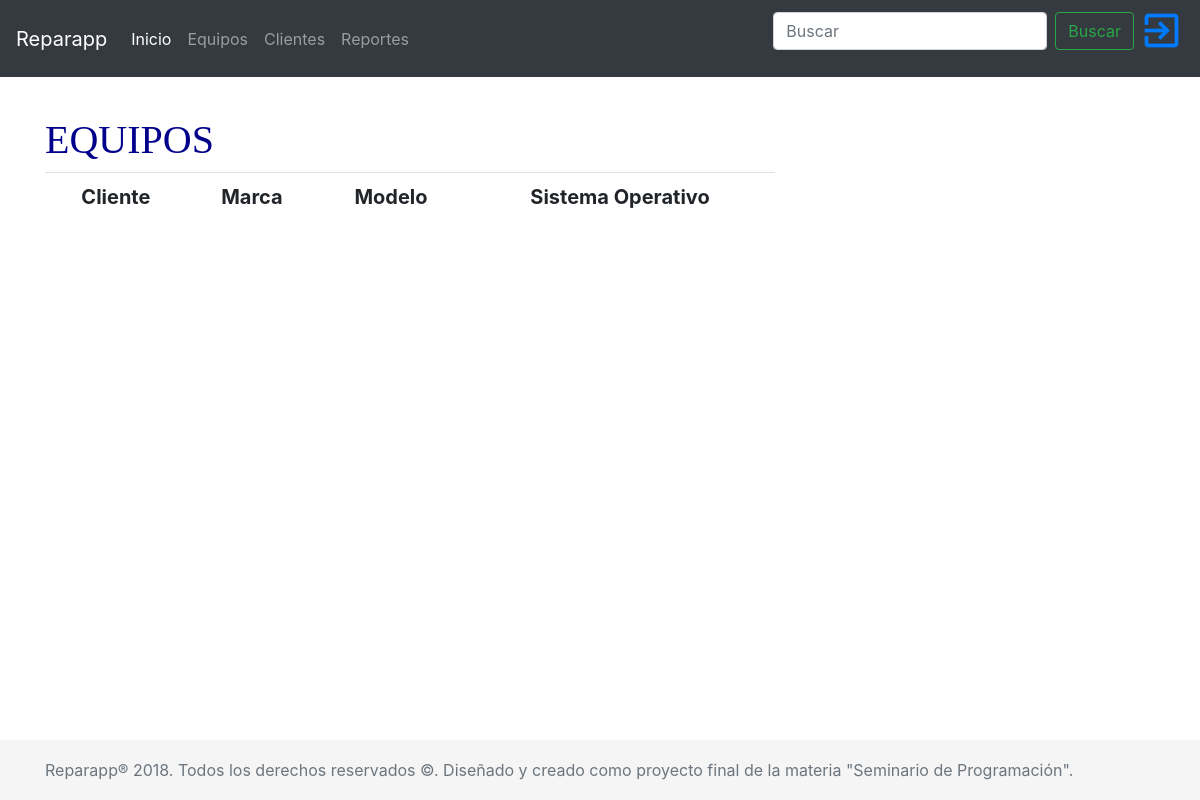
The app's page /equipo/, older data.
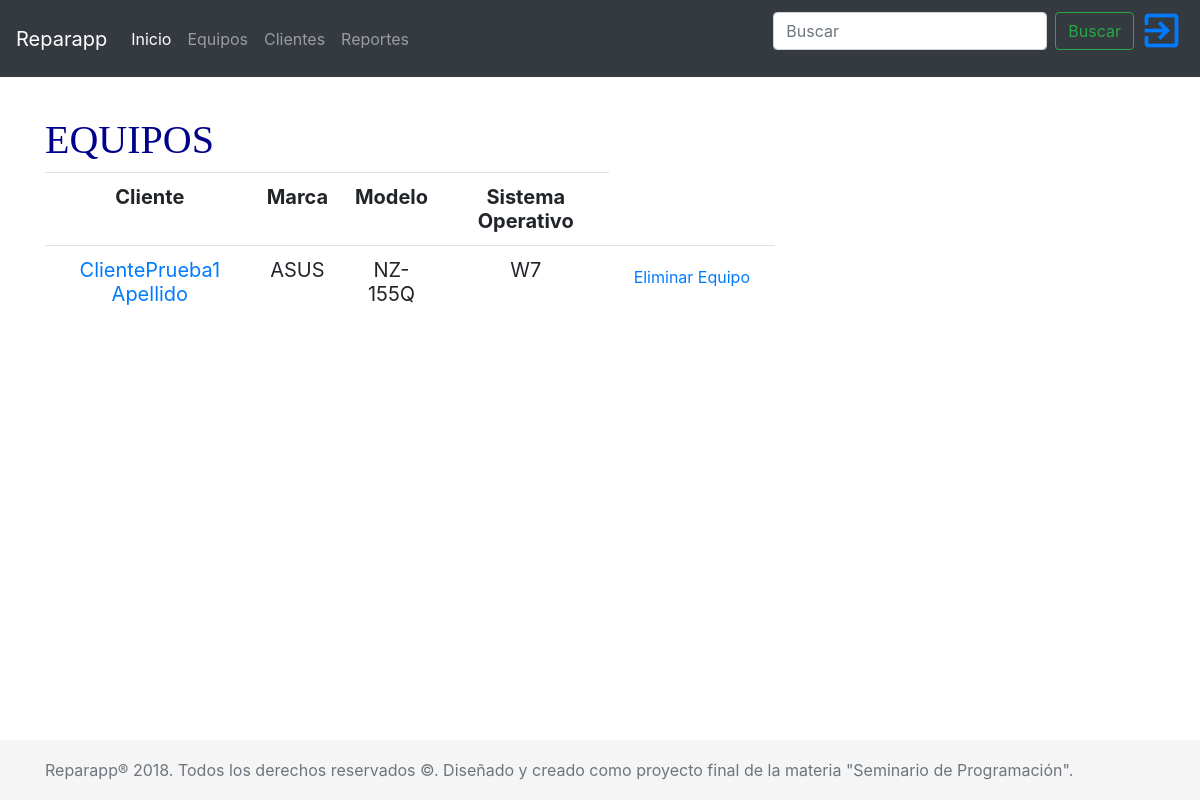
The same page, newer data.
### reparapp/models.py (models this page shows, shortened)
class Equipo(models.Model):
    SISTEMAS_OPERATIVOS = (
        ('W10', 'Windows 10'),
        ('W8', 'Windows 8'),
        ('W7', 'Windows 7'),
        ('WV', 'Windows Vista'),
        ('WXP', 'Windows XP'),
        ('LINUX', 'LINUX'),
        ('OS', 'Mac OS'),
        ('UNIX', 'UNIX'),
        ('WV', 'Windows Vista'),
        ('O', 'Otro'),
    )
    INDEFINIDO = 'INDEFINIDO'
    cliente = models.ForeignKey('Cliente', on_delete=models.CASCADE)
    marca = models.CharField(max_length=30)
    modelo = models.CharField(max_length=30)
    sistema_operativo = models.CharField(
        max_length=10,
        choices=SISTEMAS_OPERATIVOS,
        default=INDEFINIDO,
    )

class Cliente(models.Model):
    nombre = models.CharField(max_length=30)
    apellido = models.CharField(max_length=40)
    correo = models.EmailField()
    telefono = PhoneNumberField()
    def __str__(self):
        return (self.nombre + " " + self.apellido)

### reparapp/views.py (the view)
# urls.py: re_path(r'^equipo/$', views.equipo_list, name='equipo_list'),
def equipo_list(request):
    equipos = Equipo.objects.order_by('pk')
    return render(request, 'reparapp/equipo_list.html', {'equipos': equipos})

### reparapp/templates/reparapp/equipo_list.html
{% extends 'reparapp/base.html' %}
{% block content %}
<h1>EQUIPOS</h1>
<table class="table table-hover text-center" style="font-size: 20px;">
    <tr class="text-center">
        <th class="text-center">Cliente</th>
        <th class="text-center">Marca</th>
        <th class="text-center">Modelo</th>
        <th class="text-center">Sistema Operativo</th>
    </tr>
    {% for equipo in equipos %}
    <tr>
        <td>
            <a href="{% url 'cliente_detail' pk=equipo.cliente.pk %}">{{ equipo.cliente }}</a>
        </td>
        <td>{{equipo.marca}}</td>
        <td>{{ equipo.modelo }}</td>
        <td>{{equipo.sistema_operativo}}</td>
        <td>
            <a class="btn btn-default" href="{% url 'equipo_remove' pk=equipo.pk %}">
                <span class="glyphicon glyphicon-remove">Eliminar Equipo</span>
            </a>
        </td>
    </tr>
    {%endfor%}
</table>
{% endblock %}

Row changes from the older to the newer data that the page shows:
added Equipo: cliente "ClientePrueba1 Apellido", marca "ASUS", modelo "NZ-155Q", sistema_operativo "W7"
